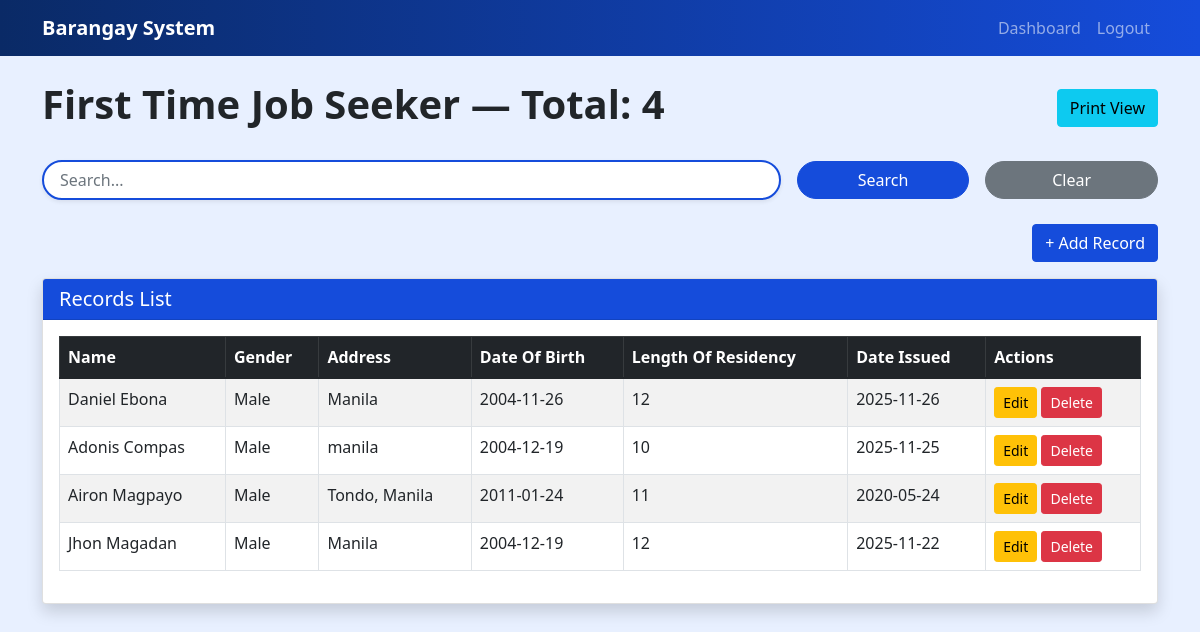
Before: /firstjob with the older database file.
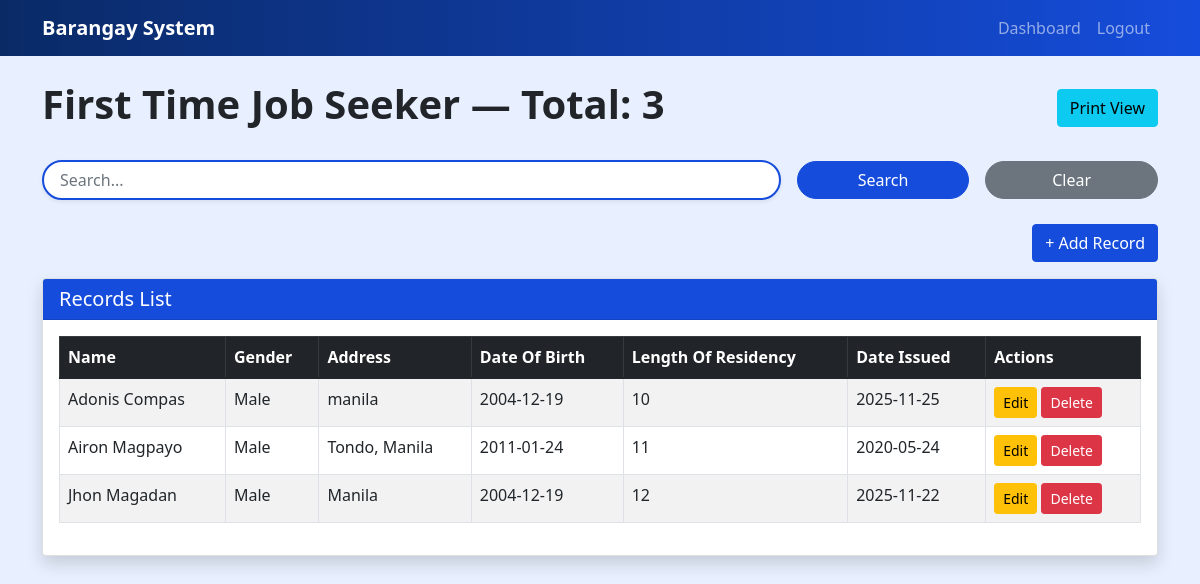
After: the same page with the newer database file.
### models.py (models this page shows)
class FirstJobSeeker(db.Model):
    id = db.Column(db.Integer, primary_key=True)
    name = db.Column(db.String(200), nullable=False)
    address = db.Column(db.String(300))
    date_of_birth = db.Column(db.Date)
    gender = db.Column(db.String(20))
    length_of_residency = db.Column(db.Integer)
    date_issued = db.Column(db.Date)

### app.py (the view, shortened to what this page needs)
        def view_func():
            q = request.args.get("q", "").strip()
            month = request.args.get("month", "")
            year = request.args.get("year", "")
            qry = Model.query
            if month and year and "date_issued" in Model.__table__.columns.keys():
                qry = qry.filter(
                    db.func.strftime("%m", Model.date_issued) == f"{int(month):02d}",
                    db.func.strftime("%Y", Model.date_issued) == year
                )
            records_orm = qry.order_by(Model.id.desc()).all()
            today = datetime.utcnow().date()
            for r in records_orm:
                if hasattr(r, "date_issued") and r.date_issued:
                    months = 12 if "business" in (getattr(r, "purpose", "") or "").lower() else 6
                    expiry = r.date_issued + timedelta(days=30 * months)
                    if hasattr(r, "status"):
                        r.status = "Expired" if today > expiry else "Valid"
            records = [row_to_dict(r, Model) for r in records_orm]
            headers = model_headers(Model)
            fields = make_fields_from_model(Model)
            page = request.args.get("page", 1, type=int)
            per_page = 10
            total = len(records)
            start = (page - 1) * per_page
            end = start + per_page
            page_records = records[start:end]
            class PageObj:
                def __init__(self, page, per_page, total):
                    self.page = page
                    self.per_page = per_page
                    self.total = total
                    self.pages = (total + per_page - 1) // per_page
            page_obj = PageObj(page, per_page, total)
            return render_template(
                template,
                title=title,
                records=page_records,
                page_obj=page_obj,
                q=q,
                month=month,
                year=year,
                route_name=prefix,
                headers=headers,
                fields=fields
            )

### app.py (called while the page is built)
def column_is_date(col):
    return "DATE" in str(col.type).upper() or col.type.__class__.__name__.lower().startswith("date")

def column_is_numeric(col):
    return col.type.__class__.__name__.lower() in ("integer", "bigint", "smallint", "numeric", "float", "decimal")

def model_columns(Model):
    return [c for c in Model.__table__.columns]

def model_headers(Model):
    return [c.name for c in model_columns(Model)]

def row_to_dict(row, Model):
    out = {}
    for c in model_columns(Model):
        val = getattr(row, c.name)
        if isinstance(val, datetime):
            out[c.name] = val.date().isoformat()
        elif hasattr(val, "isoformat") and column_is_date(c) and val is not None:
            try:
                out[c.name] = val.isoformat()
            except:
                out[c.name] = str(val)
        else:
            out[c.name] = val
    return out

### templates/job_seeker.html (shortened to what this page needs)
{% extends 'record_template.html' %}

### templates/record_template.html (shortened to what this page needs)
<!DOCTYPE html>
<html lang="en">
<head>
    <link href="https://cdn.jsdelivr.net/npm/bootstrap@5.1.3/dist/css/bootstrap.min.css" rel="stylesheet">
</head>
<body>
<nav class="navbar navbar-expand-lg navbar-dark">
    <div class="container">
        <a class="navbar-brand fw-bold" href="{{ url_for('index') }}">Barangay System</a>
        <div class="navbar-nav ms-auto">
            <a class="nav-link" href="{{ url_for('index') }}">Dashboard</a>
            <a class="nav-link" href="{{ url_for('auth.logout') }}">Logout</a>
        </div>
    </div>
</nav>
<div class="container mt-4">
    <div class="d-flex justify-content-between align-items-center mb-4">
        <h1 class="fw-bold text-center text-dark">
            {{ title }} — Total: {{ page_obj.total }}
        </h1>
        <div>
            <a href="{{ url_for('print_view', rtype=route_name) }}" class="btn btn-info">Print View</a>
        </div>
    </div>
    <div class="mb-4">
        <form method="GET">
            <div class="row g-3 align-items-center">
                <div class="col-md-8">
                    <input type="text" name="q" value="{{ q }}" class="form-control rounded-pill shadow-sm px-3"
                           style="border: 2px solid #154cdb;" placeholder="Search...">
                </div>
                <div class="col-md-2">
                    <button class="btn btn-primary w-100 rounded-pill">Search</button>
                </div>
                <div class="col-md-2">
                    <a href="{{ url_for('view_' + route_name) }}" class="btn btn-secondary w-100 rounded-pill">Clear</a>
                </div>
            </div>
        </form>
    </div>
    <div class="text-end mb-3">
        <button class="btn btn-primary" id="toggleAddForm">+ Add Record</button>
    </div>
    <div class="card shadow">
        <div class="card-header"><h5 class="mb-0">Records List</h5></div>
        <div class="card-body">
            {% if records %}
            <div class="table-responsive">
                <table class="table table-bordered table-striped">
                    <thead class="table-dark">
                    <tr>
                        {% for f in fields %}
                            <th>{{ f.name.replace('_',' ')|title }}</th>
                        {% endfor %}
                        <th>Actions</th>
                    </tr>
                    </thead>
                    <tbody>
                    {% for r in records %}
                        <tr>
                            {% for f in fields %}
                                <td>{{ r[f.name] }}</td>
                            {% endfor %}
                            <td>
                                <a href="{{ url_for('edit_record', rtype=route_name, id=r['id']) }}"
                                   class="btn btn-sm btn-warning">Edit</a>
                                <form action="{{ url_for('delete_record', rtype=route_name, id=r['id']) }}"
                                      method="POST" style="display:inline;">
                                    <button class="btn btn-sm btn-danger"
                                            onclick="return confirm('Delete record?')">Delete</button>
                                </form>
                            </td>
                        </tr>
                    {% endfor %}
                    </tbody>
                </table>
            </div>
            {% else %}
                <div class="alert alert-info">No records found.</div>
            {% endif %}
        </div>
    </div>
</div>
</body>
</html>

Changed rows visible on the page:
removed FirstJobSeeker: name "Daniel Ebona" "Male" "Manila" "2004-11-26" "12" "2025-11-26"
Other visible differences:
{{ page_obj.total }}: "4" → "3"
